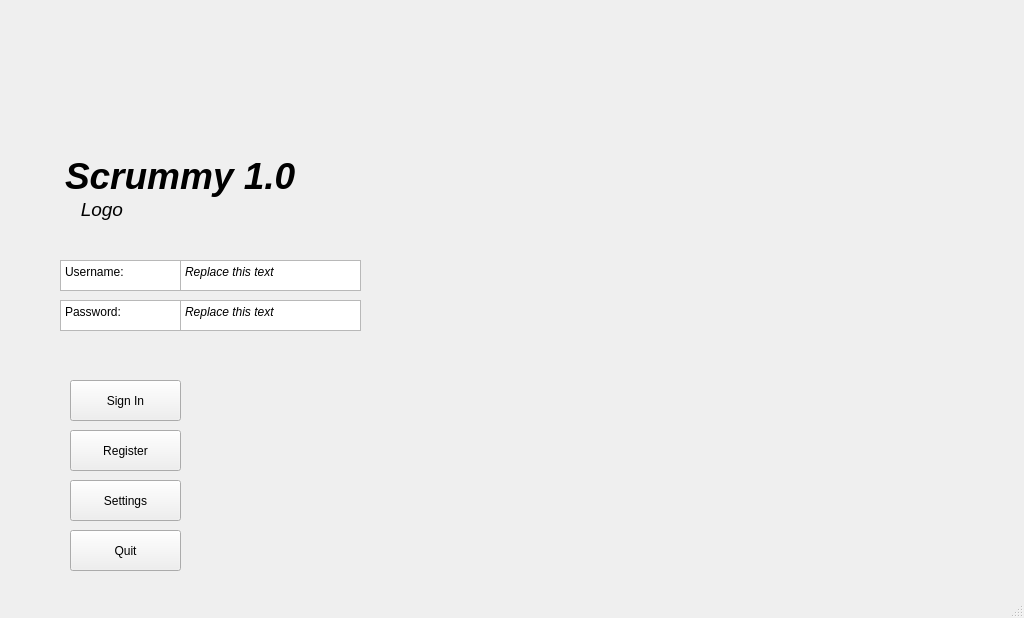
<?xml version="1.0" encoding="UTF-8"?>
<ui version="4.0">
 <class>MainWindow</class>
 <widget class="QMainWindow" name="MainWindow">
  <property name="geometry">
   <rect>
    <x>0</x>
    <y>0</y>
    <width>1024</width>
    <height>618</height>
   </rect>
  </property>
  <property name="minimumSize">
   <size>
    <width>1024</width>
    <height>600</height>
   </size>
  </property>
  <property name="windowTitle">
   <string>MainWindow</string>
  </property>
  <widget class="QWidget" name="centralwidget">
   <widget class="QTextBrowser" name="textBrowser">
    <property name="geometry">
     <rect>
      <x>60</x>
      <y>150</y>
      <width>301</width>
      <height>90</height>
     </rect>
    </property>
    <property name="autoFillBackground">
     <bool>false</bool>
    </property>
    <property name="styleSheet">
     <string notr="true">background-color: rgba(255, 255, 255, 0%)</string>
    </property>
    <property name="html">
     <string>&lt;!DOCTYPE HTML PUBLIC &quot;-//W3C//DTD HTML 4.0//EN&quot; &quot;http://www.w3.org/TR/REC-html40/strict.dtd&quot;&gt;
&lt;html&gt;&lt;head&gt;&lt;meta name=&quot;qrichtext&quot; content=&quot;1&quot; /&gt;&lt;meta charset=&quot;utf-8&quot; /&gt;&lt;style type=&quot;text/css&quot;&gt;
p, li { white-space: pre-wrap; }
hr { height: 1px; border-width: 0; }
li.unchecked::marker { content: &quot;\2610&quot;; }
li.checked::marker { content: &quot;\2612&quot;; }
&lt;/style&gt;&lt;/head&gt;&lt;body style=&quot; font-family:'Segoe UI'; font-size:9pt; font-weight:400; font-style:normal;&quot;&gt;
&lt;p style=&quot; margin-top:0px; margin-bottom:0px; margin-left:0px; margin-right:0px; -qt-block-indent:0; text-indent:0px;&quot;&gt;&lt;span style=&quot; font-size:28pt; font-weight:700; font-style:italic; color:#000000;&quot;&gt;Scrummy 1.0&lt;/span&gt;&lt;/p&gt;
&lt;p style=&quot; margin-top:0px; margin-bottom:0px; margin-left:0px; margin-right:0px; -qt-block-indent:0; text-indent:0px;&quot;&gt;&lt;span style=&quot; font-size:14pt; font-style:italic; color:#000000;&quot;&gt;   Logo&lt;/span&gt;&lt;/p&gt;&lt;/body&gt;&lt;/html&gt;</string>
    </property>
   </widget>
   <widget class="QPushButton" name="pushButton">
    <property name="geometry">
     <rect>
      <x>70</x>
      <y>380</y>
      <width>111</width>
      <height>41</height>
     </rect>
    </property>
    <property name="text">
     <string>Sign In</string>
    </property>
   </widget>
   <widget class="QPushButton" name="registerbutton_main">
    <property name="geometry">
     <rect>
      <x>70</x>
      <y>430</y>
      <width>111</width>
      <height>41</height>
     </rect>
    </property>
    <property name="text">
     <string>Register</string>
    </property>
   </widget>
   <widget class="QPushButton" name="settingsbutton_main">
    <property name="geometry">
     <rect>
      <x>70</x>
      <y>480</y>
      <width>111</width>
      <height>41</height>
     </rect>
    </property>
    <property name="text">
     <string>Settings</string>
    </property>
   </widget>
   <widget class="QPushButton" name="quitButton">
    <property name="geometry">
     <rect>
      <x>70</x>
      <y>530</y>
      <width>111</width>
      <height>41</height>
     </rect>
    </property>
    <property name="text">
     <string>Quit</string>
    </property>
   </widget>
   <widget class="QTextEdit" name="textEdit">
    <property name="geometry">
     <rect>
      <x>180</x>
      <y>260</y>
      <width>181</width>
      <height>31</height>
     </rect>
    </property>
    <property name="html">
     <string>&lt;!DOCTYPE HTML PUBLIC &quot;-//W3C//DTD HTML 4.0//EN&quot; &quot;http://www.w3.org/TR/REC-html40/strict.dtd&quot;&gt;
&lt;html&gt;&lt;head&gt;&lt;meta name=&quot;qrichtext&quot; content=&quot;1&quot; /&gt;&lt;meta charset=&quot;utf-8&quot; /&gt;&lt;style type=&quot;text/css&quot;&gt;
p, li { white-space: pre-wrap; }
hr { height: 1px; border-width: 0; }
li.unchecked::marker { content: &quot;\2610&quot;; }
li.checked::marker { content: &quot;\2612&quot;; }
&lt;/style&gt;&lt;/head&gt;&lt;body style=&quot; font-family:'Segoe UI'; font-size:9pt; font-weight:400; font-style:normal;&quot;&gt;
&lt;p style=&quot; margin-top:0px; margin-bottom:0px; margin-left:0px; margin-right:0px; -qt-block-indent:0; text-indent:0px;&quot;&gt;&lt;span style=&quot; font-style:italic;&quot;&gt;Replace this text&lt;/span&gt;&lt;/p&gt;&lt;/body&gt;&lt;/html&gt;</string>
    </property>
   </widget>
   <widget class="QTextEdit" name="textEdit_2">
    <property name="geometry">
     <rect>
      <x>180</x>
      <y>300</y>
      <width>181</width>
      <height>31</height>
     </rect>
    </property>
    <property name="html">
     <string>&lt;!DOCTYPE HTML PUBLIC &quot;-//W3C//DTD HTML 4.0//EN&quot; &quot;http://www.w3.org/TR/REC-html40/strict.dtd&quot;&gt;
&lt;html&gt;&lt;head&gt;&lt;meta name=&quot;qrichtext&quot; content=&quot;1&quot; /&gt;&lt;meta charset=&quot;utf-8&quot; /&gt;&lt;style type=&quot;text/css&quot;&gt;
p, li { white-space: pre-wrap; }
hr { height: 1px; border-width: 0; }
li.unchecked::marker { content: &quot;\2610&quot;; }
li.checked::marker { content: &quot;\2612&quot;; }
&lt;/style&gt;&lt;/head&gt;&lt;body style=&quot; font-family:'Segoe UI'; font-size:9pt; font-weight:400; font-style:normal;&quot;&gt;
&lt;p style=&quot; margin-top:0px; margin-bottom:0px; margin-left:0px; margin-right:0px; -qt-block-indent:0; text-indent:0px;&quot;&gt;&lt;span style=&quot; font-style:italic;&quot;&gt;Replace this text&lt;/span&gt;&lt;/p&gt;&lt;/body&gt;&lt;/html&gt;</string>
    </property>
   </widget>
   <widget class="QTextBrowser" name="textBrowser_2">
    <property name="geometry">
     <rect>
      <x>60</x>
      <y>260</y>
      <width>121</width>
      <height>31</height>
     </rect>
    </property>
    <property name="html">
     <string>&lt;!DOCTYPE HTML PUBLIC &quot;-//W3C//DTD HTML 4.0//EN&quot; &quot;http://www.w3.org/TR/REC-html40/strict.dtd&quot;&gt;
&lt;html&gt;&lt;head&gt;&lt;meta name=&quot;qrichtext&quot; content=&quot;1&quot; /&gt;&lt;meta charset=&quot;utf-8&quot; /&gt;&lt;style type=&quot;text/css&quot;&gt;
p, li { white-space: pre-wrap; }
hr { height: 1px; border-width: 0; }
li.unchecked::marker { content: &quot;\2610&quot;; }
li.checked::marker { content: &quot;\2612&quot;; }
&lt;/style&gt;&lt;/head&gt;&lt;body style=&quot; font-family:'Segoe UI'; font-size:9pt; font-weight:400; font-style:normal;&quot;&gt;
&lt;p style=&quot; margin-top:0px; margin-bottom:0px; margin-left:0px; margin-right:0px; -qt-block-indent:0; text-indent:0px;&quot;&gt;Username:&lt;/p&gt;&lt;/body&gt;&lt;/html&gt;</string>
    </property>
   </widget>
   <widget class="QTextBrowser" name="textBrowser_3">
    <property name="geometry">
     <rect>
      <x>60</x>
      <y>300</y>
      <width>121</width>
      <height>31</height>
     </rect>
    </property>
    <property name="html">
     <string>&lt;!DOCTYPE HTML PUBLIC &quot;-//W3C//DTD HTML 4.0//EN&quot; &quot;http://www.w3.org/TR/REC-html40/strict.dtd&quot;&gt;
&lt;html&gt;&lt;head&gt;&lt;meta name=&quot;qrichtext&quot; content=&quot;1&quot; /&gt;&lt;meta charset=&quot;utf-8&quot; /&gt;&lt;style type=&quot;text/css&quot;&gt;
p, li { white-space: pre-wrap; }
hr { height: 1px; border-width: 0; }
li.unchecked::marker { content: &quot;\2610&quot;; }
li.checked::marker { content: &quot;\2612&quot;; }
&lt;/style&gt;&lt;/head&gt;&lt;body style=&quot; font-family:'Segoe UI'; font-size:9pt; font-weight:400; font-style:normal;&quot;&gt;
&lt;p style=&quot; margin-top:0px; margin-bottom:0px; margin-left:0px; margin-right:0px; -qt-block-indent:0; text-indent:0px;&quot;&gt;Password:&lt;/p&gt;&lt;/body&gt;&lt;/html&gt;</string>
    </property>
   </widget>
   <widget class="QLabel" name="bg_main">
    <property name="geometry">
     <rect>
      <x>-490</x>
      <y>-850</y>
      <width>2621</width>
      <height>1921</height>
     </rect>
    </property>
    <property name="styleSheet">
     <string notr="true">background-color: rgba(255, 255, 255, 0%)</string>
    </property>
    <property name="text">
     <string/>
    </property>
   </widget>
   <zorder>bg_main</zorder>
   <zorder>textBrowser</zorder>
   <zorder>pushButton</zorder>
   <zorder>registerbutton_main</zorder>
   <zorder>settingsbutton_main</zorder>
   <zorder>quitButton</zorder>
   <zorder>textEdit</zorder>
   <zorder>textEdit_2</zorder>
   <zorder>textBrowser_2</zorder>
   <zorder>textBrowser_3</zorder>
  </widget>
  <widget class="QMenuBar" name="menubar">
   <property name="geometry">
    <rect>
     <x>0</x>
     <y>0</y>
     <width>1024</width>
     <height>22</height>
    </rect>
   </property>
  </widget>
  <widget class="QStatusBar" name="statusbar"/>
 </widget>
 <resources/>
 <connections/>
</ui>
